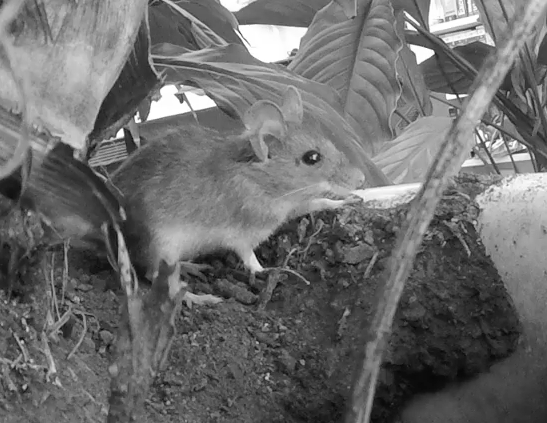
#> input picture 4_Orientation_lab/images/mouse.tif, 547 x 423 px; the run also reads 2 pictures not shown here
$ jupyter execute --allow-errors 2_Feature_detection.ipynb   (shell and % lines are left out)
#> lines starting #> are read from the running program, lines starting #| are printed output that depends on the picture
</td>
<h2 style="white-space: nowrap">Image Processing Laboratory Notebooks</h2>
<hr style="clear:both">
<p style="font-size:0.85em; margin:2px; text-align:justify">
This Juypter notebook is part of a series of computer laboratories which are designed
to teach image-processing programming; they are running on the EPFL's Noto server. They are the practical complement of the theoretical lectures of the EPFL's Master course <b>Image Processing II</b>
(<a href="https://moodle.epfl.ch/course/view.php?id=463">MICRO-512</a>) taught by Dr. D. Sage, Dr. M. Liebling, Prof. M. Unser and Prof. D. Van de Ville.
</p>
<p style="font-size:0.85em; margin:2px; text-align:justify">
The project is funded by the Center for Digital Education and the School of Engineering. It is owned by the <a href="http://bigwww.epfl.ch/">Biomedical Imaging Group</a>.
The distribution or the reproduction of the notebook is strictly prohibited without the written consent of the authors.  &copy; EPFL <mark>2024</mark>.
</p>
<p style="font-size:0.85em; margin:0px"><b>Authors</b>:
    <a href="mailto:pol.delaguilapla@epfl.ch">Pol del Aguila Pla</a>,
    <a href="mailto:kay.lachler@epfl.ch">Kay Lächler</a>,
    <a href="mailto:alejandro.nogueronaramburu@epfl.ch">Alejandro Noguerón Arámburu</a>,
    <a href="mailto:daniel.sage@epfl.ch">Daniel Sage</a>.

</p>
<hr style="clear:both">
<h1>Lab 4.2: Feature detection</h1>
<div style="background-color:#F0F0F0;padding:4px">
    <p style="margin:4px;"><b>Released</b>: <mark>Thursday February 22, 2024</mark></p>
    <p style="margin:4px;"><b>Submission</b>: <span style="color:red"><mark>Monday March 4, 2024</mark></span> (before 11:59PM) on <a href="https://moodle.epfl.ch/course/view.php?id=463">Moodle</a></p>
    <p style="margin:4px;"><b>Lab session</b>: <mark>Thursday 29 February in CM 1 2</mark></p>
    <p style="margin:4px;"><b>Related lectures</b>: Chapter 6</p>
</div>

### Student Name:
### SCIPER:

Double-click on this cell and fill your name and SCIPER number. Then, run the cell below to verify your identity in Noto and set the seed for random results.

[cell 1]
import getpass
# This line recovers your camipro number to mark the images with your ID
uid = int(getpass.getuser().split('-')[2]) if len(getpass.getuser().split('-')) > 2 else ord(getpass.getuser()[0])
print(f'SCIPER: {uid}')

## <a name="imports_"></a> Imports
In the next cell we import Python libraries we will use throughout the lab, as well as the `ImageViewer` class, created specifically for this course, which provides interactive image visualization based on the `ipywidgets` library:
* [`matplotlib.pyplot`](https://matplotlib.org/3.2.2/api/_as_gen/matplotlib.pyplot.html), to display images,
* [`ipywidgets`](https://ipywidgets.readthedocs.io/en/latest/), to make the image display interactive,
* [`numpy`](https://numpy.org/doc/stable/reference/index.html), for mathematical operations on arrays,
* [`cv2`](https://docs.opencv.org/2.4/index.html), for image processing tasks.

We will then load the `ImageViewer` class (see the documentation [here](https://github.com/Biomedical-Imaging-Group/interactive-kit/wiki/Image-Viewer) or run the Python command `help(viewer)` after loading the class).

Finally, we load the images you will use in the exercise to test your functions.

[cell 2]
# Configure plotting as dynamic

# Import standard required packages for this exercise
import warnings
import matplotlib.pyplot as plt
import ipywidgets as widgets
import numpy as np
import cv2 as cv
from interactive_kit import imviewer as viewer

# Load images to be used in this exercise
img_mouse     = cv.imread('images/mouse.tif',     cv.IMREAD_UNCHANGED)
#> img_mouse is the input picture: shape (423, 547); min 5, max 255, mean 107.9
img_fundus    = cv.imread('images/fundus.tif',    cv.IMREAD_UNCHANGED)
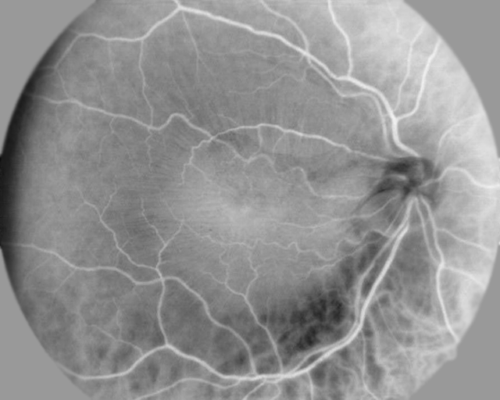
#> input picture 4_Orientation_lab/images/fundus.tif, 500 x 400 px
#> img_fundus is the input picture: shape (400, 500); min 14, max 241, mean 146.3
img_eiffel    = cv.imread('images/eiffel.tif',    cv.IMREAD_UNCHANGED)
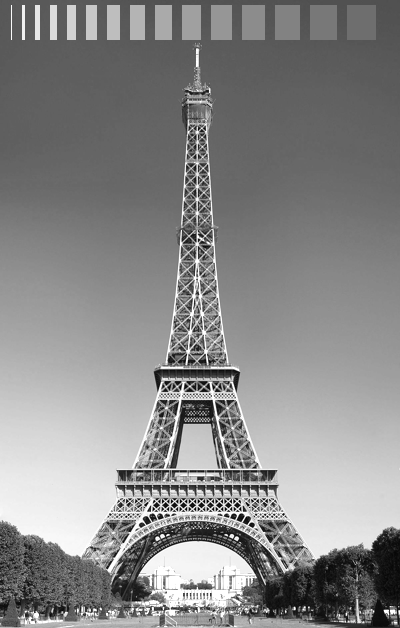
#> input picture 4_Orientation_lab/images/eiffel.tif, 400 x 628 px
#> img_eiffel is the input picture: shape (628, 400); min 0, max 255, mean 136
img_bikesgray = cv.imread('images/bikesgray.tif', cv.IMREAD_UNCHANGED)
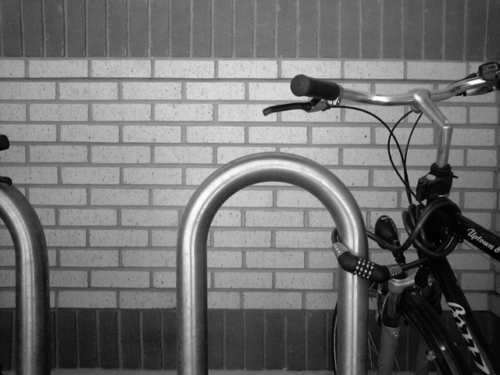
#> input picture 4_Orientation_lab/images/bikesgray.tif, 500 x 375 px
#> img_bikesgray is the input picture: shape (375, 500); min 1, max 255, mean 112.2
img_covid     = cv.imread('images/covid.tif',     cv.IMREAD_UNCHANGED)
#> (the rest of the program and of its run is left out)
